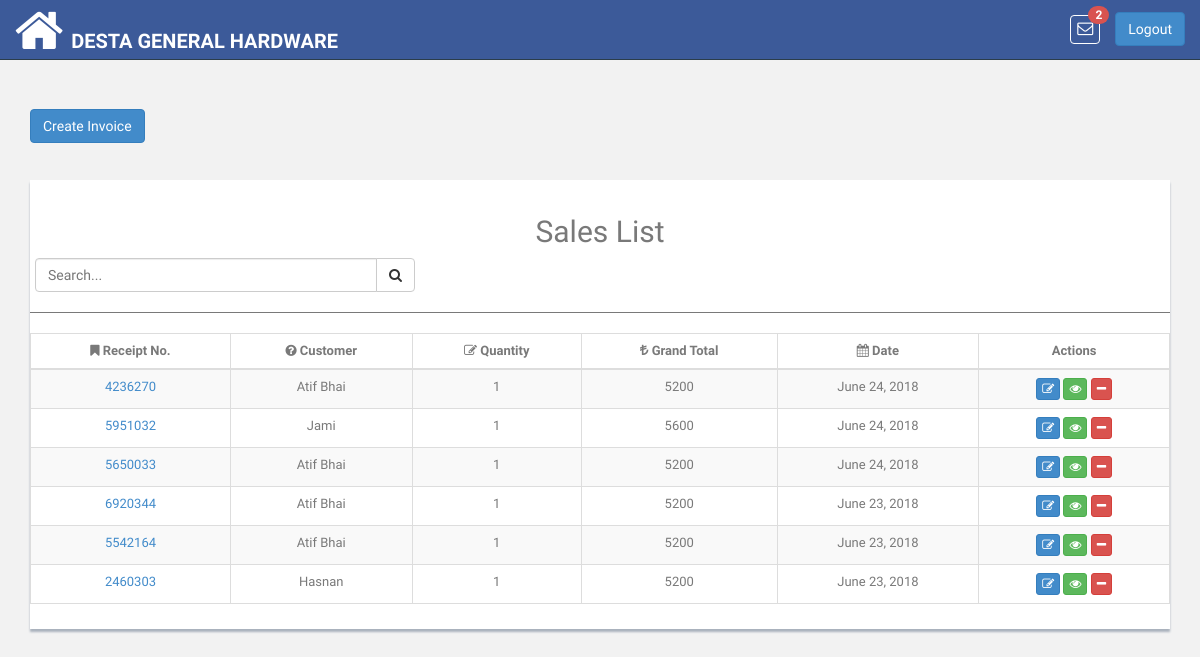
Page /sales/invoice/list/ (signed in) on the committed database.
### pis_retailer/models.py (models this page shows, shortened)
class RetailerUser(models.Model):
    ROLE_TYPE_OWNER = 'owner'
    ROLE_TYPE_DATA_ENTRY_USER = 'data_entry_user'
    ROLE_TYPE_SALESMAN = 'salesman'
    ROLE_TYPE_VIEW_ACCOUNT = 'account_viewer'
    ROLE_TYPE_LEDGER_VIEW = 'ledger_viewer'
    ROLE_TYPES = (
        (ROLE_TYPE_OWNER, 'Owner'),
        (ROLE_TYPE_DATA_ENTRY_USER, 'Data Entry User'),
        (ROLE_TYPE_SALESMAN, 'Salesman'),
        (ROLE_TYPE_VIEW_ACCOUNT, 'Account Viewer'),
        (ROLE_TYPE_LEDGER_VIEW, 'Ledger Viewer'),
    )
    user = models.OneToOneField(User, related_name='retailer_user',on_delete=models.CASCADE)
    retailer = models.ForeignKey(Retailer, related_name='u_retailer',on_delete=models.CASCADE)
    role_type = models.CharField(
        max_length=100, choices=ROLE_TYPES, default=ROLE_TYPE_OWNER
    )

class Retailer(DatedModel):
    name = models.CharField(max_length=100)
    slug = models.SlugField(blank=False)
    package = models.CharField(max_length=200, null=True, blank=True)
    package_price = models.CharField(max_length=200, null=True, blank=True)
    package_expiry = models.DateField(blank=True, null=True)
    logo = models.ImageField(
        upload_to='images/retailer/logo/', max_length=1024,
        blank=True, null=True
    )

### pis_sales/models.py (models this page shows, shortened)
class SalesHistory(DatedModel):
    retailer = models.ForeignKey(
        'pis_retailer.Retailer', related_name='retailer_sales',on_delete=models.CASCADE
    )
    receipt_no = models.CharField(
        max_length=20, unique=True, blank=True, null=True
    )
    customer = models.ForeignKey(
        'pis_com.Customer',
        related_name='customer_sales',
        blank=True, null=True,on_delete=models.CASCADE
    )
    product_details = models.TextField(
        max_length=512, blank=True, null=True,
        help_text='Quantity and Product name would save in JSON format')
    purchased_items = models.ManyToManyField(
        'pis_product.PurchasedProduct',
        max_length=100, blank=True
    )
    extra_items = models.ManyToManyField(
        'pis_product.ExtraItems',
        max_length=200, blank=True,
    )
    total_quantity = models.CharField(
        max_length=10, blank=True, null=True, default=1)
    sub_total = models.DecimalField(
        max_digits=65, decimal_places=2, default=0, blank=True, null=True
    )
    paid_amount = models.DecimalField(
        max_digits=65, decimal_places=2, default=0, blank=True, null=True
    )
    remaining_payment = models.DecimalField(
        max_digits=65, decimal_places=2, default=0, blank=True, null=True
    )
    discount = models.DecimalField(
        max_digits=65, decimal_places=2, default=0, blank=True, null=True
    )
    shipping = models.DecimalField(
        max_digits=65, decimal_places=2, default=0, blank=True, null=True
    )
    grand_total = models.DecimalField(
        max_digits=65, decimal_places=2, default=0, blank=True, null=True
    )
    cash_payment = models.DecimalField(
        max_digits=65, decimal_places=2, default=0, blank=True, null=True
    )
    returned_payment = models.DecimalField(
        max_digits=65, decimal_places=2, default=0, blank=True, null=True
    )

### pis_com/models.py (models this page shows, shortened)
class Customer(models.Model):
    retailer = models.ForeignKey(
        'pis_retailer.Retailer',
        related_name='retailer_customer',
        on_delete=models.CASCADE
    )
    customer_name = models.CharField(max_length=200)
    customer_phone = models.CharField(max_length=20, blank=True, null=True)
    customer_type=models.CharField(max_length=200, default='customer', blank=True, null=True)
    address = models.TextField(max_length=500, blank=True,null=True)
    shop = models.CharField(max_length=200, blank=True, null=True)

### pis_sales/views.py (the view, shortened to what this page needs)
class InvoicesList(ListView):
    template_name = 'sales/invoice_list.html'
    model = SalesHistory
    paginate_by = 200
    def dispatch(self, request, *args, **kwargs):
        if not self.request.user.is_authenticated:
            return HttpResponseRedirect(reverse('login'))
        return super(InvoicesList, self).dispatch(request, *args, **kwargs)
    def get_queryset(self):
        queryset = (
            self.request.user.retailer_user.retailer.
            retailer_sales.all().order_by('-created_at')
        )
        return queryset
    def get_context_data(self, **kwargs):
        context = super(InvoicesList, self).get_context_data(**kwargs)
        return context

### pis_com/templatetags/template_tags.py (called while the page is built)
@register.simple_tag
def product_notifications(retailer_id):
    return Product.objects.filter(retailer__id=retailer_id)

### pis_product/models.py (called while the page is built)
    def product_available_items(self):
        try:
            obj_stock_in = self.stockin_product.aggregate(Sum('quantity'))
            stock_in = float(obj_stock_in.get('quantity__sum'))
        except:
            stock_in = 0
        try:
            obj_stock_out = self.stockout_product.aggregate(
                Sum('stock_out_quantity'))
            stock_out = float(obj_stock_out.get('stock_out_quantity__sum'))
        except:
            stock_out = 0
        return  stock_in - stock_out

### templates/sales/invoice_list.html (shortened to what this page needs)
{% extends 'base.html' %}
{% block content %}
    <div class="col-md-12">
            <br>
        <a href="{% url 'sales:create_invoice' %}"><button type="button" id="invoice" class="btn btn-primary"  id="load" data-loading-text="<i class='fa fa-circle-o-notch fa-spin'></i>Processing">Create Invoice</button></a>
        <br><br><br>
            <div class="content-panel table-responsive">
                <table class="table table-striped table-advance table-hover table-bordered invoice-table">
                    <h2 class="text-center">Sales List</h2>
                    <div class="input-group custom-search-form col-md-4" style="left: 5px">
                        <input type="text" class="form-control search-invoice" placeholder="Search...">
                        <span class="input-group-btn">
                            <button class="btn btn-default" type="button">
                                <i class="fa fa-search"></i>
                            </button>
                        </span>
                    </div>
                    <hr>
                    <thead>
                    <tr>
                        <th class="text-center"><i class=" fa fa-bookmark"></i> Receipt No.</th>
                        <th class="text-center"><i class="fa fa-question-circle"></i> Customer</th>
                        <th class="text-center"><i class=" fa fa-edit"></i> Quantity</th>
                        <th class="text-center"><i class=" fa fa-try"></i> Grand Total</th>
                        <th class="text-center"><i class=" fa fa-calendar"></i> Date</th>
                        <th class="text-center">Actions</th>
                    </tr>
                    </thead>
                    <tbody class="invoice-table-body text-center">
                    {% for invoice in object_list %}
                        <tr>
                            <td><a href="{% url 'sales:invoice_detail' invoice_id=invoice.id %}">{{ invoice.receipt_no }}</a></td>
                            <td>{% if invoice.customer %}{{ invoice.customer.customer_name|title}}{% else %}-{% endif %}</td>
                            <td>{{ invoice.total_quantity }}</td>
                            <td>{{ invoice.grand_total|floatformat:-2 }}</td>
                            <td>{{ invoice.created_at|date }}</td>
                            <td>
                                <a href="{% url 'sales:invoice_update' id=invoice.id %}"><button class="btn btn-primary btn-xs"><i class="fa fa-edit" title="Invoice list"></i></button></a>
                                <a href="{% url 'sales:invoice_detail' invoice_id=invoice.id %}"><button class="btn btn-success btn-xs"><i class="fa fa-eye" title="Invoice list"></i></button></a>
                                <a href="{% url 'sales:delete' pk=invoice.id %}"><button class="btn btn-danger btn-xs delete" onClick="deleteFunction()"><i class="fa fa-minus"></i></button></td>
                        </tr>
                    {% endfor %}
                    </tbody>
                </table>
            </div>
        </div>
{% endblock %}

### templates/base.html (shortened to what this page needs)
<!DOCTYPE html>
<html lang="en" xmlns="http://www.w3.org/1999/html">
{% load static %}
{% load template_tags %}
<head>
    <link href="{% static 'css/bootstrap.css' %}" rel="stylesheet">
    <link href="{% static 'font-awesome/css/font-awesome.css' %}" rel="stylesheet" />
    <link rel="stylesheet" type="text/css" href="{% static 'css/zabuto_calendar.css' %}">
    <link rel="stylesheet" type="text/css" href="{% static 'js/gritter/css/jquery.gritter.css' %}" />
    <link rel="stylesheet" type="text/css" href="{% static 'lineicons/style.css' %}">
    <link href="{% static 'css/style.css' %}" rel="stylesheet">
    <link href="{% static 'css/style-responsive.css' %}" rel="stylesheet">
    <link href="{% static 'css/profileImage.css' %}" rel="stylesheet" type="text/css"/>
    <link href="{% static 'css/sweetalert2.min.css' %}" rel="stylesheet" />
</head>
<body>
<section id="container" >
    <header class="header black-bg">
        <a href="{% url 'index' %}" class="home_icon" style="float:left"><i class="fa fa-home fa-4x" aria-hidden="true"></i></a>
        <a href="{% url 'index' %}" class="logo"><b>{{ request.user.retailer_user.retailer.name }}</b></a>
        <div class="right_div">
            <div class="nav notify-row" id="top_menu">
                {% product_notifications retailer_id=request.user.retailer_user.retailer.id as p_n %}
                <ul class="nav top-menu">
                    <li id="header_inbox_bar" class="dropdown">
                        <a data-toggle="dropdown" class="dropdown-toggle msg" href="index.html#">
                            <i class="fa fa-envelope-o"></i> <span class="badge badge-danger notification_count" style="background: #d9534f"></span>
                        </a>
                    </li>
                </ul>
            </div>
            <div class="top-menu">
                <a tabindex="logout" class="btn btn-primary" href="{% url 'logout' %}" style="margin-top: 12px;">Logout</a>
            </div>
        </div>
    </header>
    <section class="wrapper">
        {% block content %}{% endblock %}
    </section>
</section>
</body>
</html>

### app_static/css/style.css (style rules this page uses)
body { color: #797979; background: #f2f2f2; font-family: 'Ruda', sans-serif; padding: 0px !important; margin: 0px !important; font-size:13px; }
ul li { list-style: none; }
a, a:hover, a:focus { text-decoration: none; outline: none; }
#container { width: 100%; height: 100%; }
hr { margin-top: 20px; margin-bottom: 20px; border: 0; border-top: 1px solid #797979; }
.header, .footer { min-height: 60px; padding: 0 15px; }
.header { position: fixed; left: 0; right: 0; z-index: 1002; }
.black-bg { background: #3C5A99; border-bottom: 1px solid #2B3D4A; }
.wrapper { display: inline-block; margin-top: 90px; padding-left: 15px; padding-right: 15px; padding-bottom: 15px; padding-top: 0px; width: 100%; }
a.logo { font-size: 20px; color: #ffffff; float: left; margin-top: 27px; text-transform: uppercase; }
a.logo b { font-weight: 900; }
#top_menu .nav > li, ul.top-menu > li { float: left; }
.notify-row { float: left; margin-top: 15px; margin-left: 92px; }
ul.top-menu > li > a { color: #666666; font-size: 16px; border-radius: 4px; -webkit-border-radius: 4px; border:1px solid #68dff0; padding: 2px 6px; margin-right: 15px; }
.notify-row .badge { position: absolute; right: -10px; top: -10px; z-index: 100; }
.content-panel { background: #ffffff; box-shadow: 0px 3px 2px #aab2bd; padding-top: 15px; padding-bottom: 5px; }

### templates/base.html (style rules this page uses)
.msg { color: #fff !important; border:none !important; border: 1px solid #fff !important; }
.right_div { float:right; }
.notify-row { margin-left: -45px !important; }
.home_icon { float:left; color:#fff; margin-right:8px; margin-top:5px; }

### rows in the picture
SalesHistory: receipt_no "4236270", customer.customer_name "Atif Bhai", total_quantity "1", grand_total "5200", created_at "June 24, 2018"
SalesHistory: receipt_no "5951032", customer.customer_name "Jami", total_quantity "1", grand_total "5600", created_at "June 24, 2018"
SalesHistory: receipt_no "5650033", customer.customer_name "Atif Bhai", total_quantity "1", grand_total "5200", created_at "June 24, 2018"
SalesHistory: receipt_no "6920344", customer.customer_name "Atif Bhai", total_quantity "1", grand_total "5200", created_at "June 23, 2018"
SalesHistory: receipt_no "5542164", customer.customer_name "Atif Bhai", total_quantity "1", grand_total "5200", created_at "June 23, 2018"
SalesHistory: receipt_no "2460303", customer.customer_name "Hasnan", total_quantity "1", grand_total "5200", created_at "June 23, 2018"

### other values in the picture
{{ request.user.retailer_user.retailer.name }} "DESTA GENERAL HARDWARE"
